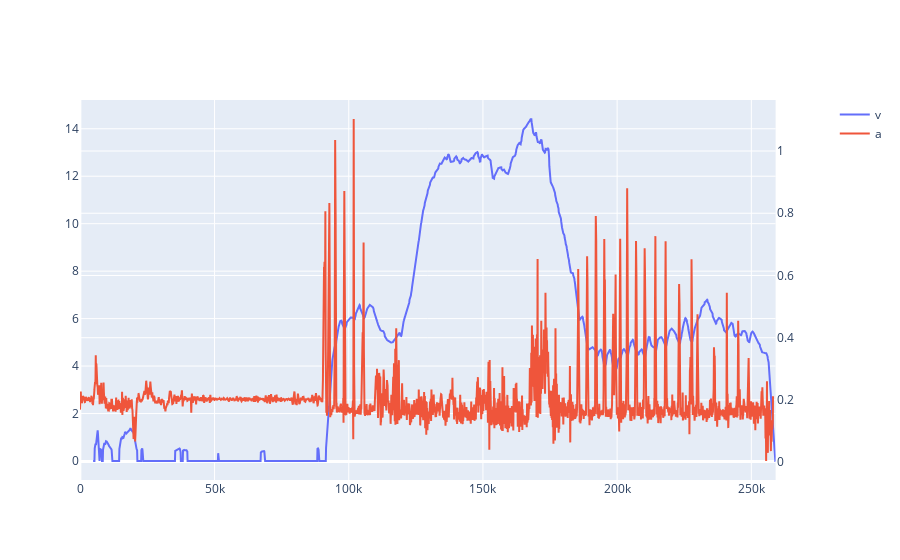

Notebook source saved alongside this figure:
### Code cell
fig = make_subplots(specs=[[{"secondary_y": True}]])
fig.add_trace(
    go.Scatter(x=gps_data.index, y=gps_data.enhanced_speed, name="v"),
    secondary_y=False,
)
fig.add_trace(
    go.Scatter(x=accel_filtered.index, y=accel_filtered.magnitude, name="a"),
    secondary_y=True,
)
fig.show()

### Figure 1 — Plotly figure (JSON) as saved in the notebook; plotly's stock layout.template omitted (floating-point values rounded to 4 significant figures; data arrays with more than 128 entries replaced by an {"elided": "..."} marker saying what was removed)
{"data": [{"name": "v", "type": "scatter", "x": {"elided": "2544 int values"}, "xaxis": "x", "y": {"elided": "2544 float values"}, "yaxis": "y"}, {"name": "a", "type": "scatter", "x": {"elided": "25770 int values"}, "xaxis": "x", "y": {"elided": "25770 float values"}, "yaxis": "y2"}], "layout": {"xaxis": {"anchor": "y", "domain": [0, 0.94]}, "yaxis": {"anchor": "x", "domain": [0, 1]}, "yaxis2": {"anchor": "x", "overlaying": "y", "side": "right"}}}
